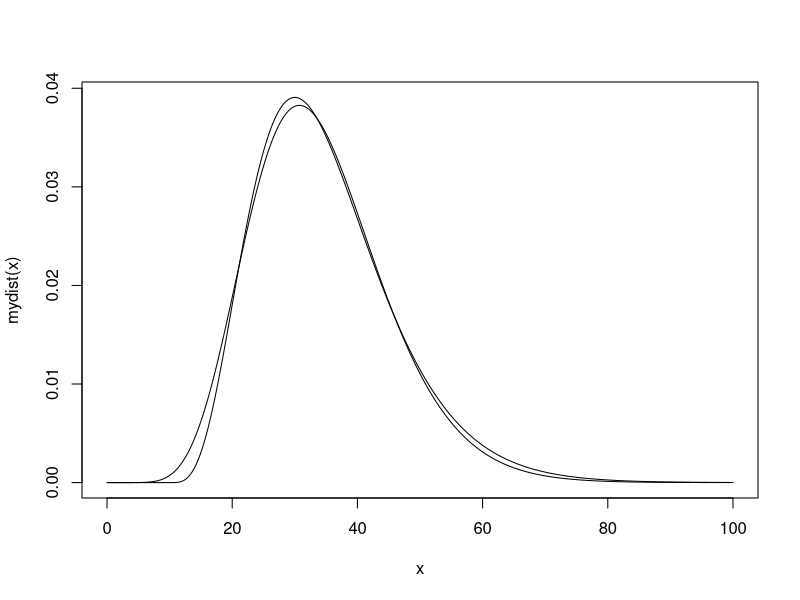

Source code (R):

mydist = function(x){
	dgamma(x - 10, shape=5, scale=5);
}

x = seq(0, 100, length=2000);
plot(x, mydist(x), type="l");

# Now we find the closes gamma near that function
difference = function(params){
	sum(abs(dgamma(x, shape=params[1], scale=params[2]) - mydist(x)));
}

params = optim(c(5, 5), difference, method="L-BFGS", lower=c(0, 0))$par;
print(params);

lines(x, dgamma(x, shape=params[1], scale=params[2]));
